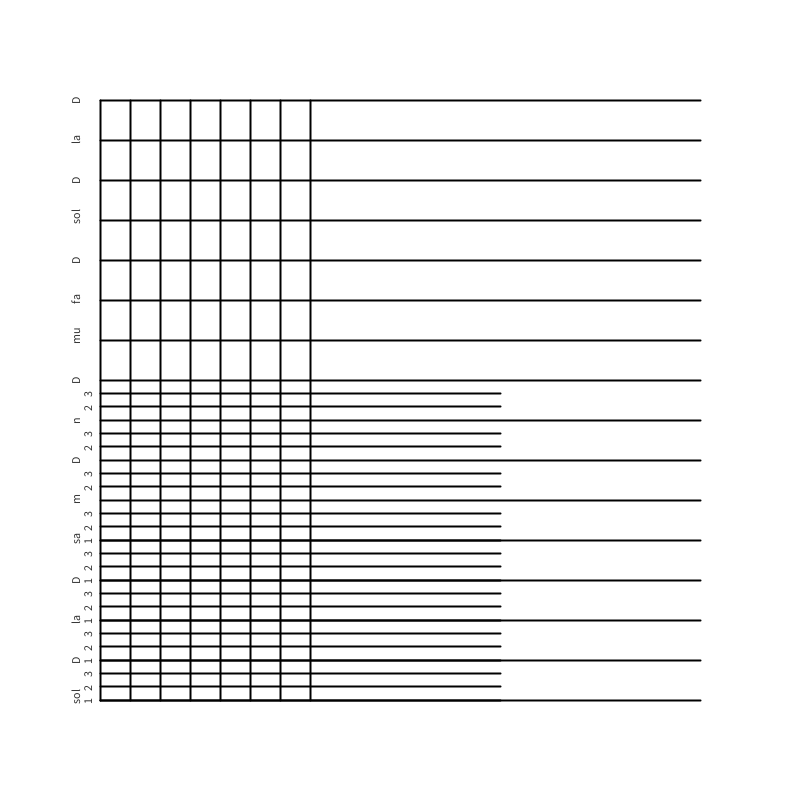
Frame 1 (no input)
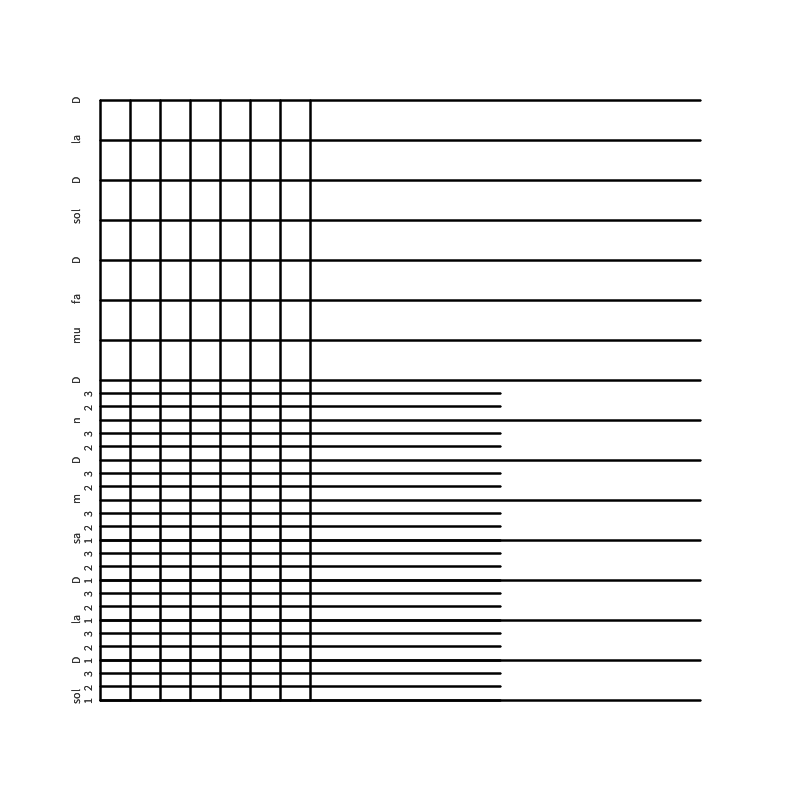
Frame 2 (the mouse pressed at the canvas centre, redrawn once)

The Processing sketch that drew these frames (run headless with seeded random() and noise(); the mouse was pressed at the canvas centre and the sketch redrawn once):

// Processing sketch: denis_diderot_
// ── denis_diderot_.pde
//Denis Diderot, "Projet d'un nouvel orgue" 1747

int drawingHeight;
int drawingLength;
int yBorder = 100;
int xBorder = 100;
String[] letters = {"sol", "D", "la", "D", "sa", "m", "D", "n", "D", "mu", "fa", "D", "sol", "D", "la", "D"};

void setup() {
  size(800, 800);
  background(255);
  stroke(0);
  fill(50); 
  strokeWeight(2);
  noLoop();

  drawingHeight = height - yBorder;
  drawingLength = width - xBorder;
}

void draw() {
  //y
  for (int i = 0; i<8; i++) {
    int x = xBorder+30*i;
    int y1 = yBorder;
    int y2 = drawingHeight;
    println(y1);
    println(y2);
    line(x, y1, x, y2);
  }
  //x
  for (int i = 0; i<=15; i++) {
    int x1 = xBorder;
    int x2 = drawingLength;
    float y = yBorder + (drawingLength-yBorder)/15*i;
    pushMatrix();
    translate(x1, y);
    rotate(PI+ HALF_PI);
    translate(-x1, -y);
    text(letters[letters.length-i-1], x1-4, y-20);
    popMatrix();
    line(x1, y, x2, y);
  }
  //x2
  for (int i = 0; i<=24; i++) {
    int x1 = xBorder;
    int x2 = drawingLength-200;
    float y = height - yBorder - (drawingLength-yBorder)/45f*i;
      if(!(i>14 && i%3==0)){
        pushMatrix();
        translate(x1, y);
        rotate(PI+ HALF_PI);
        translate(-x1, -y);
        text(i%3+1, x1-4, y-8);
        popMatrix();
        line(x1, y, x2, y);
    }
  }
}
